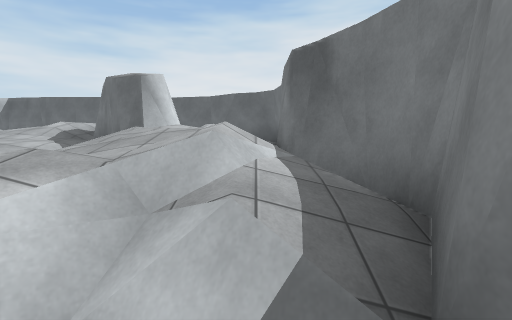
view 1 (above)

22 first-person views from a walk through a 3-D level made in the Unity game engine. The camera is 1.4 m above the floor, tilts 6° down and sees 85° across. The floor is counted in squares, 2 m on a side. Each view is taken from the middle of a square. On the plan, view 1 faces up. The plan holds only what a view shows up to about 9 squares ahead; the rest is blank. The place goes on beyond the plan. Surface patterns are stand-ins for the level's own textures.

view 2
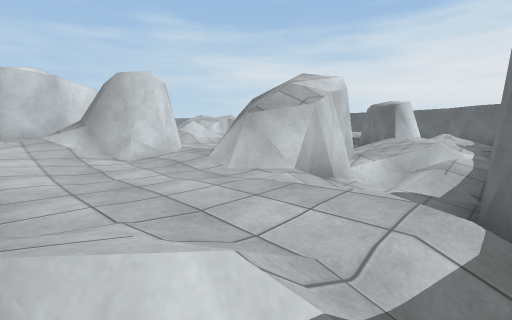

view 3
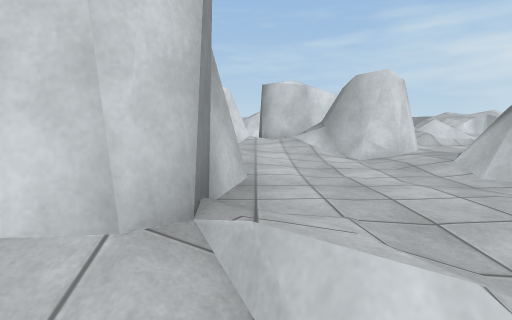

view 4
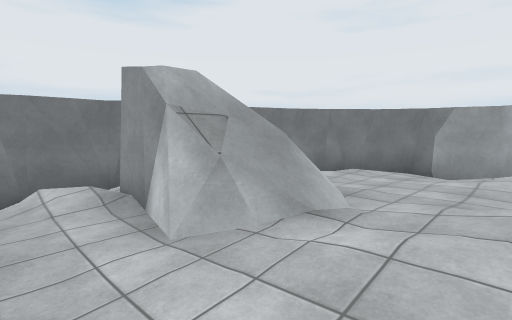

view 5
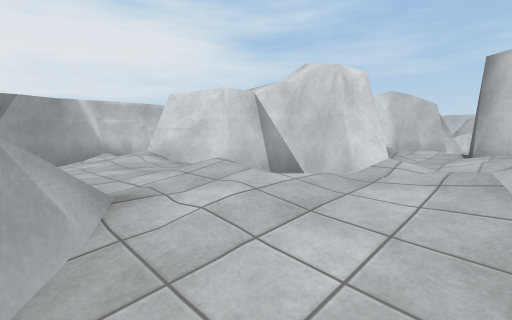

view 6
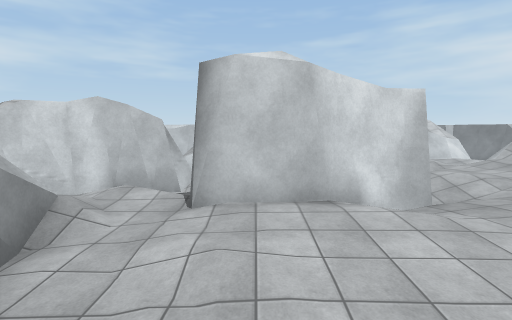

view 7
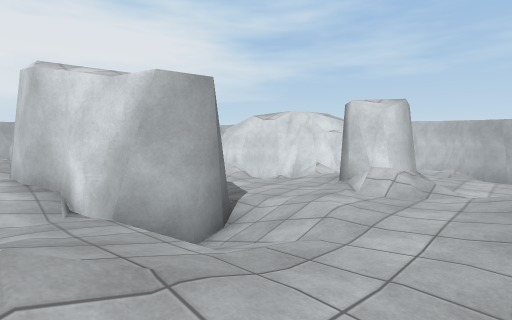

view 8
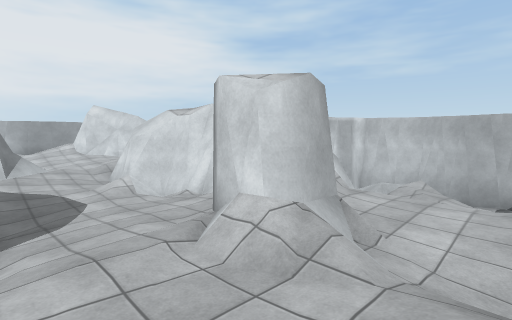

view 9
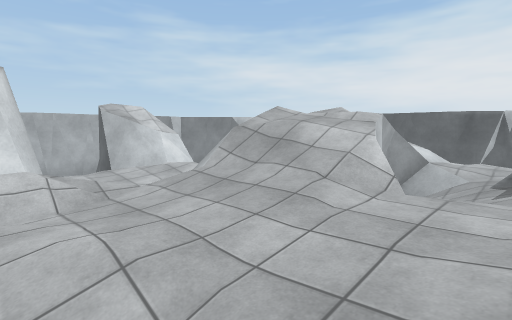

view 10
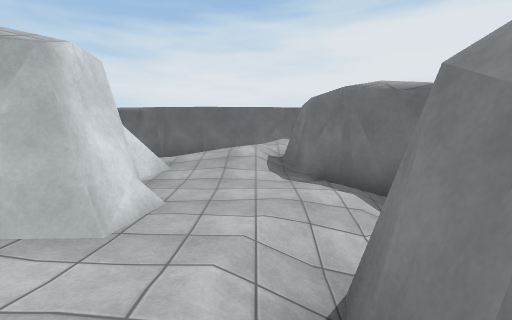

view 11
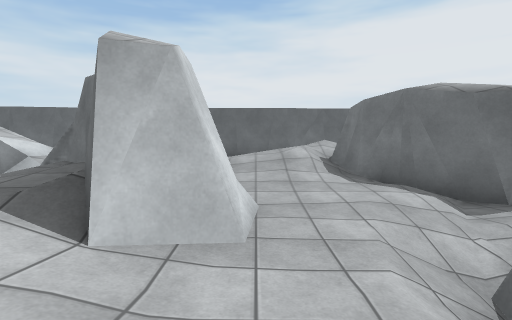

view 12
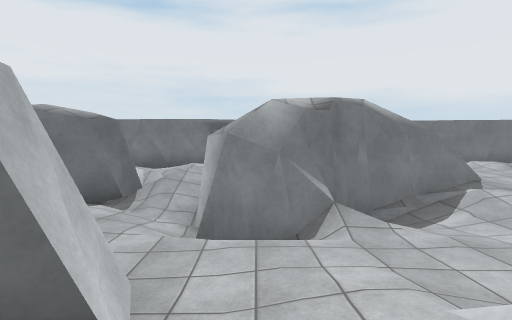

view 13
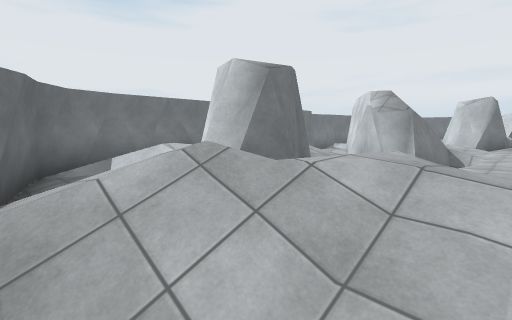

view 14
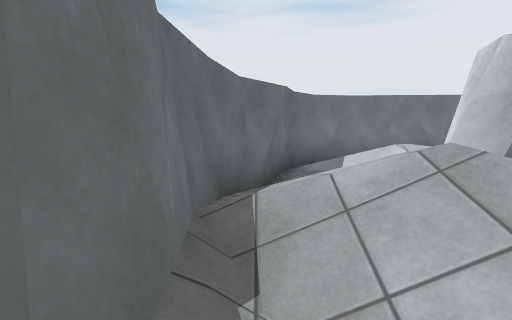

view 15
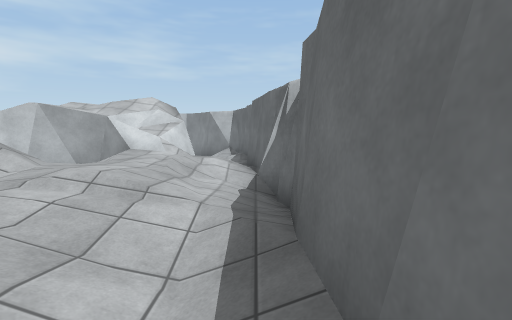

view 16
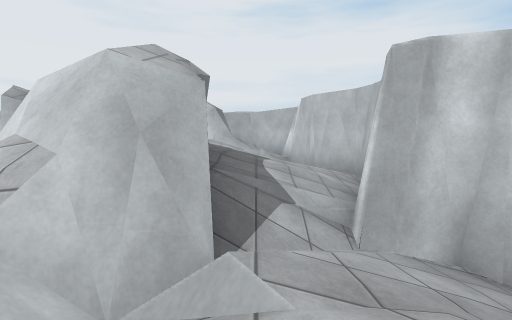

view 17
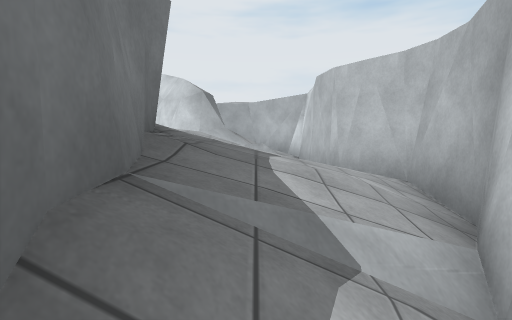

view 18
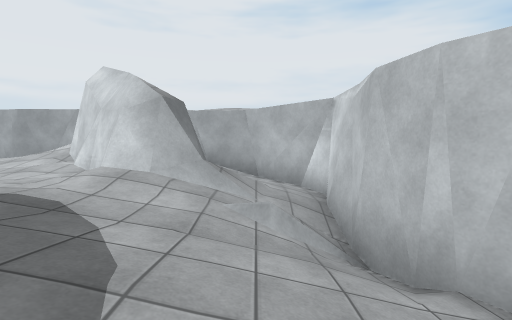

view 19
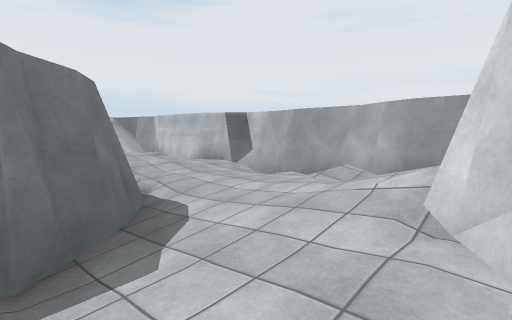

view 20
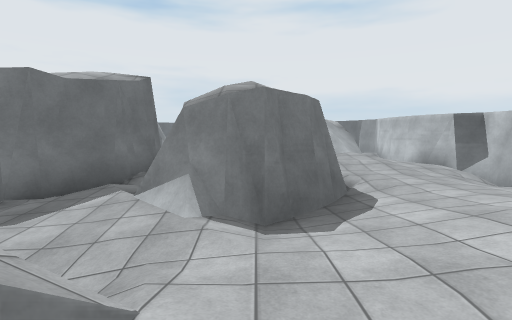

view 21
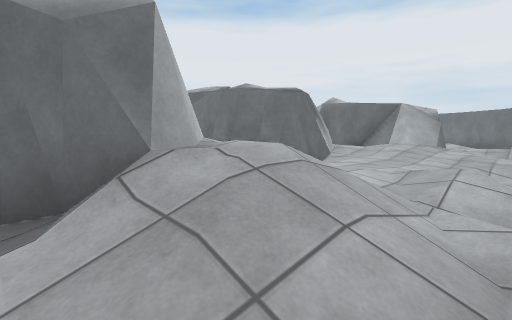

view 22
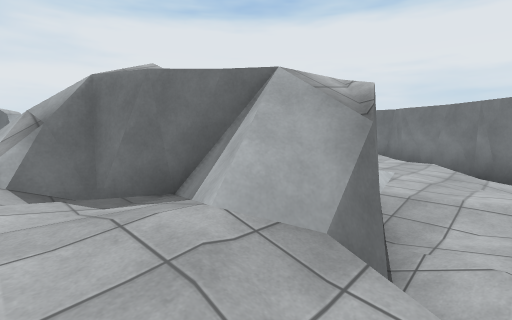

### Floor plan
Key: @ floor where view 1 was taken; # wall or solid block; x gap in a wall; . main floor; : floor 0.25 m higher than the main floor; - floor 0.25 m lower than the main floor; + floor 0.5 m higher than the main floor; _ floor 0.5 m lower than the main floor; * floor 0.75 m higher than the main floor; < floor 0.75 m lower than the main floor; ( floor 1 m lower than the main floor; % floor 1.25 m higher than the main floor; ! floor 1.5 m lower than the main floor; / step, stairs or slope; = window, fence, low wall or low ledge; v drop or lower ground.
Columns run from 20 left of view 1 to 2 right of it. Each row starts with its distance up from view 1.
 11           ##########
 10        ####//./////###
  9          v///////  _/#
  8         v%+:+:/*##./-#
  7         /#////+/###//#
  6        ////###...##/.#
  5     #. ////+/##.///+.#
  4    ##:/ //=+*##////+/##
  3 #! //.-//*++*/./##.+/(#
  2 #!//-.//+++///./###///#
  1 # /=/.##+/////../##xx##
  0 #///#/:..///++../##_@#
 -1 ##//##/--/##++:.//#/ /
 -2  #//###--_##++:##...//
 -3 ##_.###/---#+++//..../#
 -4 #<_./ #_./.::::/+:##=/#
 -5 ##//:/#/##/:/##/++=#x##
 -6  #///++./##+/##//+## #
 -7  #//##::.###+:#.::::/#
 -8  #// ##+:./:+==#+:://#
 -9  #// /#/+:::+///.../##
-10  ##<////::..:/..:/-##
-11   ###//://///#######
-12     ##########

Positions as (right, up) in squares from view 1, and headings:
1: (0, 0), facing up
2: (1, -4), facing up-left
3: (1, -4), facing left
4: (-4, -3), facing down-right
5: (-2, -3), facing down-left
6: (-5, -3), facing left
7: (-8, 3), facing down-left
8: (-11, 3), facing down-left
9: (-9, 1), facing up-left
10: (-5, 2), facing up
11: (-6, 2), facing up
12: (-8, 3), facing right
13: (-6, 10), facing down-right
14: (-6, 10), facing right
15: (-5, 10), facing left
16: (-17, 2), facing down
17: (-17, 0), facing down
18: (-17, -3), facing down
19: (-14, -6), facing down-right
20: (-15, -6), facing right
21: (-15, -11), facing up-right
22: (-8, -10), facing up-right
